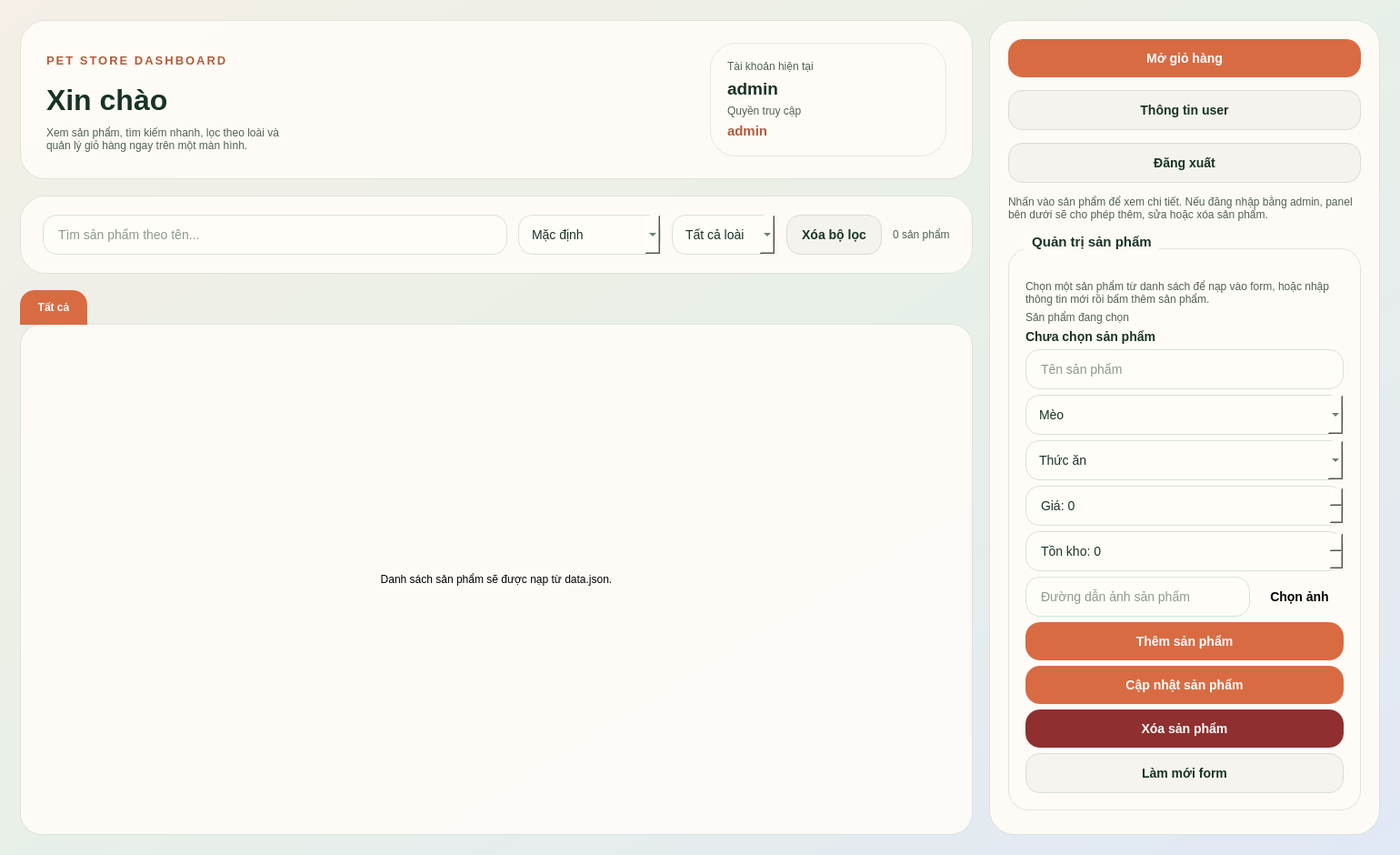
<?xml version="1.0" encoding="UTF-8"?>
<ui version="4.0">
 <class>HomeWindow</class>
 <widget class="QMainWindow" name="HomeWindow">
  <property name="geometry">
   <rect>
    <x>0</x>
    <y>0</y>
    <width>1540</width>
    <height>940</height>
   </rect>
  </property>
  <property name="minimumSize">
   <size>
    <width>1280</width>
    <height>820</height>
   </size>
  </property>
  <property name="windowTitle">
   <string>PET STORE | Home</string>
  </property>
  <property name="styleSheet">
   <string notr="true">#centralwidget {
    background: qlineargradient(x1:0, y1:0, x2:1, y2:1, stop:0 #f5efe6, stop:0.52 #e7f0e8, stop:1 #e1e8f6);
    font-family: &quot;Segoe UI&quot;;
}

QFrame#headerCard,
QFrame#filterCard,
QFrame#sidebarCard,
QFrame#sessionCard {
    background-color: rgba(255, 252, 247, 245);
    border: 1px solid rgba(24, 57, 43, 25);
    border-radius: 28px;
}

QTabWidget::pane {
    border: 1px solid rgba(24, 57, 43, 25);
    background: rgba(255, 252, 247, 230);
    border-radius: 24px;
    top: -1px;
}

QTabBar::tab {
    background: rgba(24, 57, 43, 12);
    color: #234132;
    padding: 12px 20px;
    margin-right: 8px;
    border-top-left-radius: 16px;
    border-top-right-radius: 16px;
    font-weight: 600;
}

QTabBar::tab:selected {
    background: #d96b43;
    color: white;
}

QGroupBox {
    border: 1px solid rgba(24, 57, 43, 30);
    border-radius: 22px;
    margin-top: 16px;
    padding-top: 16px;
    background-color: rgba(255, 252, 247, 235);
    font-size: 11pt;
    font-weight: 700;
    color: #173326;
}

QGroupBox::title {
    subcontrol-origin: margin;
    left: 18px;
    padding: 0 6px;
}

QLabel#lblPageTag {
    color: #b25b3a;
    font-size: 10pt;
    font-weight: 700;
    letter-spacing: 2px;
}

QLabel#lblWelcome {
    color: #173326;
    font-size: 24pt;
    font-weight: 700;
}

QLabel#lblSessionNote,
QLabel#lblProductCounter,
QLabel#lblSidebarHint,
QLabel#lblAdminHint,
QLabel#lblCurrentUserTitle,
QLabel#lblCurrentRoleTitle,
QLabel#lblCurrentUser,
QLabel#lblCurrentRole,
QLabel#lblSelectedProductTitle,
QLabel#lblSelectedProduct {
    color: #506056;
}

QLineEdit,
QComboBox,
QSpinBox {
    min-height: 42px;
    background-color: #fffdf8;
    border: 1px solid #d8e1d8;
    border-radius: 16px;
    padding: 0 14px;
    color: #173326;
    font-size: 10.5pt;
}

QLineEdit:focus,
QComboBox:focus,
QSpinBox:focus {
    border: 2px solid #d96b43;
}

QPushButton {
    min-height: 42px;
    border-radius: 16px;
    border: none;
    font-size: 10.5pt;
    font-weight: 700;
    padding: 0 16px;
}

QPushButton#btnOpenCart,
QPushButton#btnAddProduct,
QPushButton#btnUpdateProduct {
    background-color: #d96b43;
    color: white;
}

QPushButton#btnOpenCart:hover,
QPushButton#btnAddProduct:hover,
QPushButton#btnUpdateProduct:hover {
    background-color: #c45e39;
}

QPushButton#btnResetFilters,
QPushButton#btnClearProductForm,
QPushButton#btnLogout,
QPushButton#btnOpenUser {
    background-color: rgba(24, 57, 43, 10);
    color: #173326;
    border: 1px solid rgba(24, 57, 43, 35);
}

QPushButton#btnDeleteProduct {
    background-color: #8f2f2f;
    color: white;
}

QPushButton#btnDeleteProduct:hover {
    background-color: #7a2525;
}
</string>
  </property>
  <widget class="QWidget" name="centralwidget">
   <layout class="QHBoxLayout" name="rootLayout">
    <property name="spacing">
     <number>18</number>
    </property>
    <property name="leftMargin">
     <number>22</number>
    </property>
    <property name="topMargin">
     <number>22</number>
    </property>
    <property name="rightMargin">
     <number>22</number>
    </property>
    <property name="bottomMargin">
     <number>22</number>
    </property>
    <item stretch="5">
     <layout class="QVBoxLayout" name="mainLayout">
      <property name="spacing">
       <number>18</number>
      </property>
      <item>
       <widget class="QFrame" name="headerCard">
        <property name="frameShape">
         <enum>QFrame::StyledPanel</enum>
        </property>
        <property name="frameShadow">
         <enum>QFrame::Raised</enum>
        </property>
        <layout class="QHBoxLayout" name="headerLayout">
         <property name="leftMargin">
          <number>28</number>
         </property>
         <property name="topMargin">
          <number>24</number>
         </property>
         <property name="rightMargin">
          <number>28</number>
         </property>
         <property name="bottomMargin">
          <number>24</number>
         </property>
         <item>
          <layout class="QVBoxLayout" name="titleLayout">
           <item>
            <widget class="QLabel" name="lblPageTag">
             <property name="text">
              <string>PET STORE DASHBOARD</string>
             </property>
            </widget>
           </item>
           <item>
            <widget class="QLabel" name="lblWelcome">
             <property name="text">
              <string>Xin chào</string>
             </property>
            </widget>
           </item>
           <item>
            <widget class="QLabel" name="lblSessionNote">
             <property name="text">
              <string>Xem sản phẩm, tìm kiếm nhanh, lọc theo loài và quản lý giỏ hàng ngay trên một màn hình.</string>
             </property>
             <property name="wordWrap">
              <bool>true</bool>
             </property>
            </widget>
           </item>
          </layout>
         </item>
         <item>
          <spacer name="headerSpacer">
           <property name="orientation">
            <enum>Qt::Horizontal</enum>
           </property>
           <property name="sizeHint" stdset="0">
            <size>
             <width>40</width>
             <height>20</height>
            </size>
           </property>
          </spacer>
         </item>
         <item>
          <widget class="QFrame" name="sessionCard">
           <property name="minimumSize">
            <size>
             <width>260</width>
             <height>0</height>
            </size>
           </property>
           <property name="frameShape">
            <enum>QFrame::StyledPanel</enum>
           </property>
           <property name="frameShadow">
            <enum>QFrame::Raised</enum>
           </property>
           <layout class="QVBoxLayout" name="sessionLayout">
            <property name="leftMargin">
             <number>18</number>
            </property>
            <property name="topMargin">
             <number>18</number>
            </property>
            <property name="rightMargin">
             <number>18</number>
            </property>
            <property name="bottomMargin">
             <number>18</number>
            </property>
            <item>
             <widget class="QLabel" name="lblCurrentUserTitle">
              <property name="text">
               <string>Tài khoản hiện tại</string>
              </property>
             </widget>
            </item>
            <item>
             <widget class="QLabel" name="lblCurrentUser">
              <property name="styleSheet">
               <string notr="true">color: #173326; font-size: 14pt; font-weight: 700;</string>
              </property>
              <property name="text">
               <string>admin</string>
              </property>
             </widget>
            </item>
            <item>
             <widget class="QLabel" name="lblCurrentRoleTitle">
              <property name="text">
               <string>Quyền truy cập</string>
              </property>
             </widget>
            </item>
            <item>
             <widget class="QLabel" name="lblCurrentRole">
              <property name="styleSheet">
               <string notr="true">color: #b25b3a; font-size: 11pt; font-weight: 700;</string>
              </property>
              <property name="text">
               <string>admin</string>
              </property>
             </widget>
            </item>
           </layout>
          </widget>
         </item>
        </layout>
       </widget>
      </item>
      <item>
       <widget class="QFrame" name="filterCard">
        <property name="frameShape">
         <enum>QFrame::StyledPanel</enum>
        </property>
        <property name="frameShadow">
         <enum>QFrame::Raised</enum>
        </property>
        <layout class="QHBoxLayout" name="filterLayout">
         <property name="leftMargin">
          <number>24</number>
         </property>
         <property name="topMargin">
          <number>20</number>
         </property>
         <property name="rightMargin">
          <number>24</number>
         </property>
         <property name="bottomMargin">
          <number>20</number>
         </property>
         <property name="spacing">
          <number>12</number>
         </property>
         <item stretch="3">
          <widget class="QLineEdit" name="inputSearch">
           <property name="placeholderText">
            <string>Tìm sản phẩm theo tên...</string>
           </property>
           <property name="clearButtonEnabled">
            <bool>true</bool>
           </property>
          </widget>
         </item>
         <item stretch="1">
          <widget class="QComboBox" name="comboSort">
           <item>
            <property name="text">
             <string>Mặc định</string>
            </property>
           </item>
           <item>
            <property name="text">
             <string>A -&gt; Z</string>
            </property>
           </item>
           <item>
            <property name="text">
             <string>Giá cao đến thấp</string>
            </property>
           </item>
           <item>
            <property name="text">
             <string>Giá thấp đến cao</string>
            </property>
           </item>
          </widget>
         </item>
         <item stretch="1">
          <widget class="QComboBox" name="comboSpecies">
           <item>
            <property name="text">
             <string>Tất cả loài</string>
            </property>
           </item>
           <item>
            <property name="text">
             <string>Mèo</string>
            </property>
           </item>
           <item>
            <property name="text">
             <string>Chó</string>
            </property>
           </item>
           <item>
            <property name="text">
             <string>Chung</string>
            </property>
           </item>
          </widget>
         </item>
         <item>
          <widget class="QPushButton" name="btnResetFilters">
           <property name="text">
            <string>Xóa bộ lọc</string>
           </property>
          </widget>
         </item>
         <item>
          <widget class="QLabel" name="lblProductCounter">
           <property name="text">
            <string>0 sản phẩm</string>
           </property>
          </widget>
         </item>
        </layout>
       </widget>
      </item>
      <item>
       <widget class="QTabWidget" name="categoryTabs">
        <property name="currentIndex">
         <number>0</number>
        </property>
        <widget class="QWidget" name="tabPlaceholder">
         <attribute name="title">
          <string>Tất cả</string>
         </attribute>
         <layout class="QVBoxLayout" name="placeholderLayout">
          <item>
           <widget class="QLabel" name="lblPlaceholder">
            <property name="alignment">
             <set>Qt::AlignCenter</set>
            </property>
            <property name="text">
             <string>Danh sách sản phẩm sẽ được nạp từ data.json.</string>
            </property>
           </widget>
          </item>
         </layout>
        </widget>
       </widget>
      </item>
     </layout>
    </item>
    <item stretch="2">
     <widget class="QFrame" name="sidebarCard">
      <property name="minimumSize">
       <size>
        <width>360</width>
        <height>0</height>
       </size>
      </property>
      <property name="maximumSize">
       <size>
        <width>430</width>
        <height>16777215</height>
       </size>
      </property>
      <property name="frameShape">
       <enum>QFrame::StyledPanel</enum>
      </property>
      <property name="frameShadow">
       <enum>QFrame::Raised</enum>
      </property>
      <layout class="QVBoxLayout" name="sidebarLayout">
       <property name="leftMargin">
        <number>20</number>
       </property>
       <property name="topMargin">
        <number>20</number>
       </property>
       <property name="rightMargin">
        <number>20</number>
       </property>
       <property name="bottomMargin">
        <number>20</number>
       </property>
       <property name="spacing">
        <number>14</number>
       </property>
       <item>
        <widget class="QPushButton" name="btnOpenCart">
         <property name="text">
          <string>Mở giỏ hàng</string>
         </property>
        </widget>
       </item>
       <item>
         <widget class="QPushButton" name="btnOpenUser">
          <property name="text">
           <string>Thông tin user</string>
          </property>
         </widget>
        </item>
        <item>
         <widget class="QPushButton" name="btnLogout">
         <property name="text">
          <string>Đăng xuất</string>
         </property>
        </widget>
       </item>
       <item>
        <widget class="QLabel" name="lblSidebarHint">
         <property name="text">
          <string>Nhấn vào sản phẩm để xem chi tiết. Nếu đăng nhập bằng admin, panel bên dưới sẽ cho phép thêm, sửa hoặc xóa sản phẩm.</string>
         </property>
         <property name="wordWrap">
          <bool>true</bool>
         </property>
        </widget>
       </item>
       <item>
        <widget class="QGroupBox" name="adminPanel">
         <property name="title">
          <string>Quản trị sản phẩm</string>
         </property>
         <layout class="QVBoxLayout" name="adminPanelLayout">
          <property name="leftMargin">
           <number>18</number>
          </property>
          <property name="topMargin">
           <number>18</number>
          </property>
          <property name="rightMargin">
           <number>18</number>
          </property>
          <property name="bottomMargin">
           <number>18</number>
          </property>
          <item>
           <widget class="QLabel" name="lblAdminHint">
            <property name="text">
             <string>Chọn một sản phẩm từ danh sách để nạp vào form, hoặc nhập thông tin mới rồi bấm thêm sản phẩm.</string>
            </property>
            <property name="wordWrap">
             <bool>true</bool>
            </property>
           </widget>
          </item>
          <item>
           <widget class="QLabel" name="lblSelectedProductTitle">
            <property name="text">
             <string>Sản phẩm đang chọn</string>
            </property>
           </widget>
          </item>
          <item>
           <widget class="QLabel" name="lblSelectedProduct">
            <property name="styleSheet">
             <string notr="true">color: #173326; font-size: 10.5pt; font-weight: 700;</string>
            </property>
            <property name="text">
             <string>Chưa chọn sản phẩm</string>
            </property>
           </widget>
          </item>
          <item>
           <widget class="QLineEdit" name="inputProductName">
            <property name="placeholderText">
             <string>Tên sản phẩm</string>
            </property>
           </widget>
          </item>
          <item>
           <widget class="QComboBox" name="comboAdminSpecies">
            <item>
             <property name="text">
              <string>Mèo</string>
             </property>
            </item>
            <item>
             <property name="text">
              <string>Chó</string>
             </property>
            </item>
            <item>
             <property name="text">
              <string>Chung</string>
             </property>
            </item>
           </widget>
          </item>
          <item>
           <widget class="QComboBox" name="comboAdminCategory">
            <item>
             <property name="text">
              <string>Thức ăn</string>
             </property>
            </item>
            <item>
             <property name="text">
              <string>Snack</string>
             </property>
            </item>
            <item>
             <property name="text">
              <string>Đồ chơi</string>
             </property>
            </item>
            <item>
             <property name="text">
              <string>Bổ sung</string>
             </property>
            </item>
           </widget>
          </item>
          <item>
           <widget class="QSpinBox" name="spinProductPrice">
            <property name="maximum">
             <number>100000000</number>
            </property>
            <property name="singleStep">
             <number>5000</number>
            </property>
            <property name="prefix">
             <string>Giá: </string>
            </property>
           </widget>
          </item>
          <item>
           <widget class="QSpinBox" name="spinProductStock">
            <property name="maximum">
             <number>1000000</number>
            </property>
            <property name="prefix">
             <string>Tồn kho: </string>
            </property>
           </widget>
          </item>
          <item>
           <layout class="QHBoxLayout" name="productImageRow">
            <item>
             <widget class="QLineEdit" name="inputProductImage">
              <property name="placeholderText">
               <string>Đường dẫn ảnh sản phẩm</string>
              </property>
             </widget>
            </item>
            <item>
             <widget class="QPushButton" name="btnBrowseProductImage">
              <property name="text">
               <string>Chọn ảnh</string>
              </property>
             </widget>
            </item>
           </layout>
          </item>
          <item>
           <widget class="QPushButton" name="btnAddProduct">
            <property name="text">
             <string>Thêm sản phẩm</string>
            </property>
           </widget>
          </item>
          <item>
           <widget class="QPushButton" name="btnUpdateProduct">
            <property name="text">
             <string>Cập nhật sản phẩm</string>
            </property>
           </widget>
          </item>
          <item>
           <widget class="QPushButton" name="btnDeleteProduct">
            <property name="text">
             <string>Xóa sản phẩm</string>
            </property>
           </widget>
          </item>
          <item>
           <widget class="QPushButton" name="btnClearProductForm">
            <property name="text">
             <string>Làm mới form</string>
            </property>
           </widget>
          </item>
         </layout>
        </widget>
       </item>
       <item>
        <spacer name="sidebarSpacer">
         <property name="orientation">
          <enum>Qt::Vertical</enum>
         </property>
         <property name="sizeHint" stdset="0">
          <size>
           <width>20</width>
           <height>40</height>
          </size>
         </property>
        </spacer>
       </item>
      </layout>
     </widget>
    </item>
   </layout>
  </widget>
 </widget>
 <resources/>
 <connections/>
</ui>
